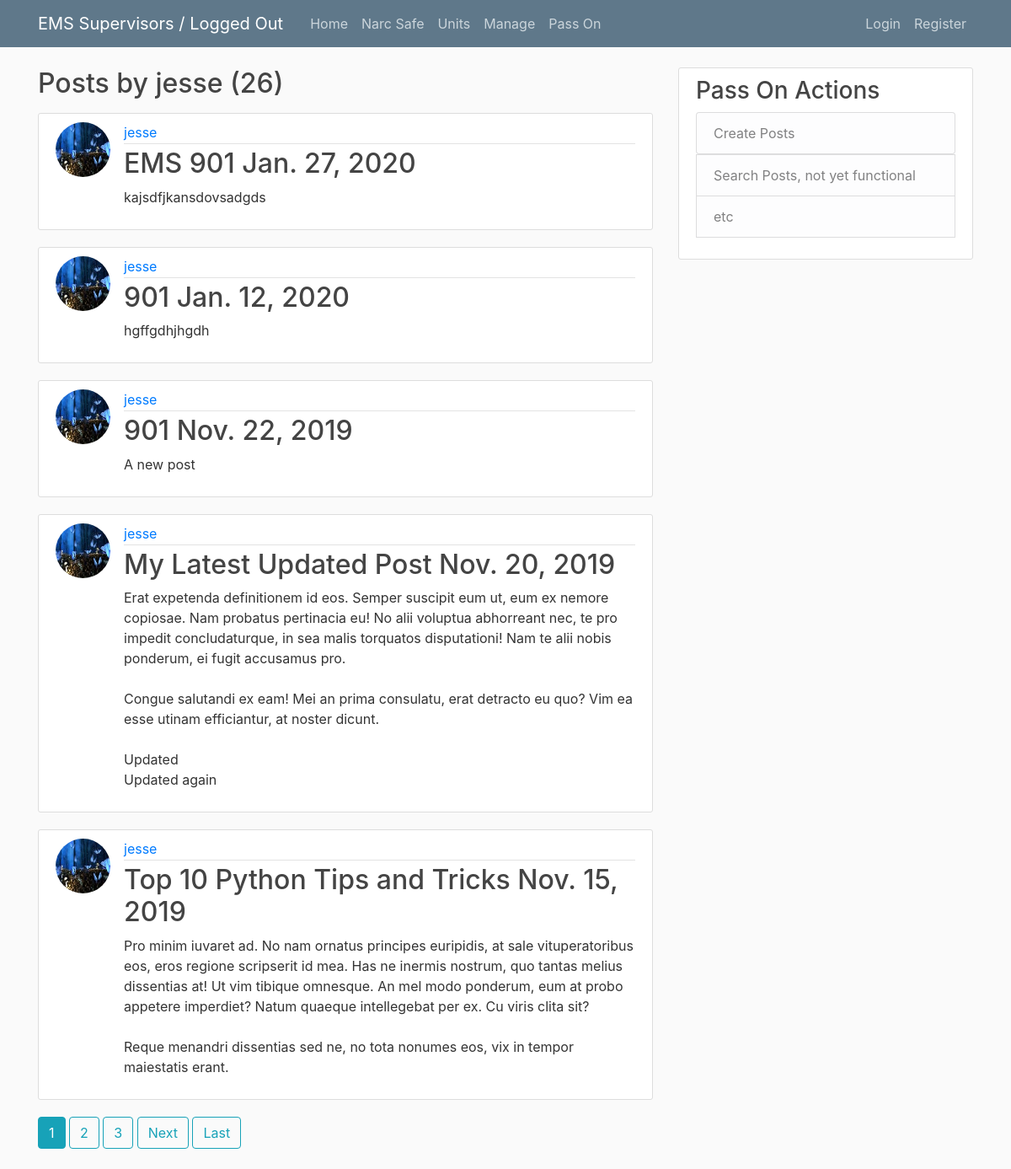
Screenshot of /user/jesse/ with the database file from the repository.
### blog/models.py (models this page shows, shortened)
class Post(models.Model):
    TITLE_CHOICES = (('EMS 901', 'EMS 901'), ('EMS 902', 'EMS 902'))
    title = models.CharField(max_length=100, choices=TITLE_CHOICES)
    content = models.TextField()
    date_posted = models.DateTimeField(auto_now=True)
    author = models.ForeignKey(User, on_delete=models.PROTECT)

### components/models.py (models this page shows, shortened)
class UserProfile(models.Model):
    user = models.OneToOneField(User, on_delete=models.CASCADE)
    image = models.ImageField(default='default.jpg', upload_to='profile_pics')

### blog/views.py (the view)
# urls.py: path('user/<str:username>/', UserPostListView.as_view(), name='user_posts'),
class UserPostListView(ListView): #Blog page for a specific user
    model = Post
    template_name = 'blog/user_posts.html'
    context_object_name = 'posts'
    ordering = ['-date_posted']
    paginate_by = 5
    def get_queryset(self):
        user = get_object_or_404(User, username=self.kwargs.get('username'))
        return Post.objects.filter(author=user).order_by('-date_posted')

### templates/blog/user_posts.html (shortened to what this page needs)
{% extends 'blog/blog_base.html' %}
{% block content %}
<div>
    <h2 class="mb-3" >Posts by {{ view.kwargs.username }} ({{ page_obj.paginator.count }}) </h2>
    {% for post in posts %}
        <article class="media content-section">
            <img class="rounded-circle article-img" src="{{ post.author.userprofile.image.url }}">
            <div class="media-body">
                <div class="article-metadata">
                <a class="mr-2" href="{% url 'user_posts' post.author.username %}">{{ post.author }}</a>
                </div>
                <h2><a class="article-title" href="{% url 'blog_detail' post.id %}">{{ post.title }} {{ post.date_posted|date:"DATE_FORMAT" }}</a></h2>
                <p class="article-content">{{ post.content }}</p>
            </div>
            </article>
    {% endfor %}
    {% if is_paginated %}
        {% for num in page_obj.paginator.page_range %}
            {% if page_obj.number == num %}
                <a class="btn btn-info mb-4" href="?page={{ num }}">{{ num }}</a>
            {% elif num > page_obj.number|add:'-3' and num < page_obj.number|add:'3'%}
                <a class="btn btn-outline-info mb-4" href="?page={{ num }}">{{ num }}</a>
            {% endif %}
        {% endfor %}
        {% if page_obj.has_next %}
        <a class="btn btn-outline-info mb-4" href="?page={{ page_obj.next_page_number }}">Next</a>
        <a class="btn btn-outline-info mb-4" href="?page={{ page_obj.paginator.num_pages }}">Last</a>
    {% endif %}
    {% endif %}
</div>
{% endblock %}

### blog/static/blog/main.css (style rules this page uses)
body { background: #fafafa; color: #333333; margin-top: 5rem; }
h1, h2, h3, h4, h5, h6 { color: #444444; }
.content-section { background: #ffffff; padding: 10px 20px; border: 1px solid #dddddd; border-radius: 3px; margin-bottom: 20px; }
.article-title { color: #444444; }
.article-content { white-space: pre-line; }
.article-img { height: 65px; width: 65px; margin-right: 16px; }
.article-metadata { padding-bottom: 1px; margin-bottom: 4px; border-bottom: 1px solid #e3e3e3 }

### rows the page displays
Post: author.userprofile.image (picture), author "jesse", title "EMS 901", date_posted "Jan. 27, 2020", content "kajsdfjkansdovsadgds"
Post: author.userprofile.image (picture), author "jesse", title "901", date_posted "Jan. 12, 2020", content "hgffgdhjhgdh"
Post: author.userprofile.image (picture), author "jesse", title "901", date_posted "Nov. 22, 2019", content "A new post"
Post: author.userprofile.image (picture), author "jesse", title "My Latest Updated Post", date_posted "Nov. 20, 2019", content "Erat expetenda definitionem id eos. Semper suscipit eum ut, eum ex nemore copiosae. Nam probatus pertinacia eu! No alii voluptua abhorreant nec, te pro impedit concludaturque, in sea malis torquatos disputationi! Nam te alii nobis ponderum, ei fugit accusamus pro. Congue salutandi ex eam! Mei an prima consulatu, erat detracto eu quo? Vim ea esse utinam efficiantur, at noster dicunt. Updated Updated again"
Post: author.userprofile.image (picture), author "jesse", title "Top 10 Python Tips and Tricks", date_posted "Nov. 15, 2019", content "Pro minim iuvaret ad. No nam ornatus principes euripidis, at sale vituperatoribus eos, eros regione scripserit id mea. Has ne inermis nostrum, quo tantas melius dissentias at! Ut vim tibique omnesque. An mel modo ponderum, eum at probo appetere imperdiet? Natum quaeque intellegebat per ex. Cu viris clita sit? Reque menandri dissentias sed ne, no tota nonumes eos, vix in tempor maiestatis erant."

### other values shown
{{ view.kwargs.username }} "jesse"
{{ page_obj.paginator.count }} "26"
{{ num }} "1"
{{ num }} "2" "3"
